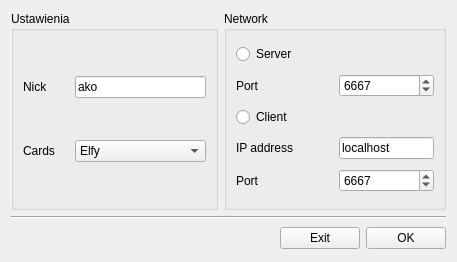
<?xml version="1.0" encoding="UTF-8"?>
<ui version="4.0">
 <class>Start</class>
 <widget class="QWidget" name="Start">
  <property name="geometry">
   <rect>
    <x>0</x>
    <y>0</y>
    <width>457</width>
    <height>262</height>
   </rect>
  </property>
  <property name="windowTitle">
   <string>Gwint - Ustawienia</string>
  </property>
  <property name="windowIcon">
   <iconset>
    <normaloff>:/icons/witcher.png</normaloff>:/icons/witcher.png</iconset>
  </property>
  <layout class="QGridLayout" name="gridLayout_3">
   <item row="0" column="0">
    <widget class="QGroupBox" name="groupBox">
     <property name="title">
      <string>Ustawienia</string>
     </property>
     <layout class="QGridLayout" name="gridLayout">
      <item row="0" column="3">
       <widget class="QLineEdit" name="lineEditNick">
        <property name="maximumSize">
         <size>
          <width>200</width>
          <height>16777215</height>
         </size>
        </property>
        <property name="text">
         <string>ako</string>
        </property>
       </widget>
      </item>
      <item row="1" column="0">
       <widget class="QLabel" name="label_3">
        <property name="text">
         <string>Cards</string>
        </property>
       </widget>
      </item>
      <item row="0" column="0">
       <widget class="QLabel" name="label">
        <property name="text">
         <string>Nick</string>
        </property>
       </widget>
      </item>
      <item row="1" column="3">
       <widget class="QComboBox" name="comboBoxKarty">
        <item>
         <property name="text">
          <string>Elfy</string>
         </property>
         <property name="icon">
          <iconset>
           <normaloff>:/ikony/ikona3.png</normaloff>:/ikony/ikona3.png</iconset>
         </property>
        </item>
        <item>
         <property name="text">
          <string>Krolestwo Polnocy</string>
         </property>
         <property name="icon">
          <iconset>
           <normaloff>:/ikony/ikona1.png</normaloff>:/ikony/ikona1.png</iconset>
         </property>
        </item>
        <item>
         <property name="text">
          <string>Nilfgaard</string>
         </property>
         <property name="icon">
          <iconset>
           <normaloff>:/ikony/ikona2.png</normaloff>:/ikony/ikona2.png</iconset>
         </property>
        </item>
        <item>
         <property name="text">
          <string>Potwory</string>
         </property>
         <property name="icon">
          <iconset>
           <normaloff>:/ikony/ikona4.png</normaloff>:/ikony/ikona4.png</iconset>
         </property>
        </item>
       </widget>
      </item>
      <item row="0" column="2">
       <spacer name="horizontalSpacer">
        <property name="orientation">
         <enum>Qt::Horizontal</enum>
        </property>
        <property name="sizeHint" stdset="0">
         <size>
          <width>40</width>
          <height>20</height>
         </size>
        </property>
       </spacer>
      </item>
      <item row="1" column="2">
       <spacer name="horizontalSpacer_4">
        <property name="orientation">
         <enum>Qt::Horizontal</enum>
        </property>
        <property name="sizeHint" stdset="0">
         <size>
          <width>40</width>
          <height>20</height>
         </size>
        </property>
       </spacer>
      </item>
     </layout>
    </widget>
   </item>
   <item row="0" column="1">
    <widget class="QGroupBox" name="groupBoxRete">
     <property name="enabled">
      <bool>true</bool>
     </property>
     <property name="title">
      <string>Network</string>
     </property>
     <layout class="QGridLayout" name="gridLayout_2">
      <item row="0" column="0" colspan="4">
       <widget class="QRadioButton" name="radioButtonServer">
        <property name="text">
         <string>Server</string>
        </property>
       </widget>
      </item>
      <item row="1" column="0">
       <widget class="QLabel" name="labelServerPort">
        <property name="text">
         <string>Port</string>
        </property>
       </widget>
      </item>
      <item row="1" column="1" colspan="2">
       <spacer name="horizontalSpacer_5">
        <property name="orientation">
         <enum>Qt::Horizontal</enum>
        </property>
        <property name="sizeHint" stdset="0">
         <size>
          <width>40</width>
          <height>20</height>
         </size>
        </property>
       </spacer>
      </item>
      <item row="1" column="3">
       <widget class="QSpinBox" name="spinBoxServerPort">
        <property name="minimumSize">
         <size>
          <width>75</width>
          <height>0</height>
         </size>
        </property>
        <property name="minimum">
         <number>1</number>
        </property>
        <property name="maximum">
         <number>65535</number>
        </property>
        <property name="value">
         <number>6667</number>
        </property>
       </widget>
      </item>
      <item row="2" column="0" colspan="4">
       <widget class="QRadioButton" name="radioButtonClient">
        <property name="text">
         <string>Client</string>
        </property>
       </widget>
      </item>
      <item row="3" column="0">
       <widget class="QLabel" name="labelClientIp">
        <property name="text">
         <string>IP address</string>
        </property>
       </widget>
      </item>
      <item row="3" column="1" colspan="2">
       <spacer name="horizontalSpacer_7">
        <property name="orientation">
         <enum>Qt::Horizontal</enum>
        </property>
        <property name="sizeHint" stdset="0">
         <size>
          <width>3</width>
          <height>13</height>
         </size>
        </property>
       </spacer>
      </item>
      <item row="3" column="3">
       <widget class="QLineEdit" name="lineEditClientIp">
        <property name="maximumSize">
         <size>
          <width>200</width>
          <height>16777215</height>
         </size>
        </property>
        <property name="text">
         <string>localhost</string>
        </property>
       </widget>
      </item>
      <item row="4" column="0">
       <widget class="QLabel" name="labelClientPort">
        <property name="text">
         <string>Port</string>
        </property>
       </widget>
      </item>
      <item row="4" column="1">
       <spacer name="horizontalSpacer_6">
        <property name="orientation">
         <enum>Qt::Horizontal</enum>
        </property>
        <property name="sizeHint" stdset="0">
         <size>
          <width>40</width>
          <height>20</height>
         </size>
        </property>
       </spacer>
      </item>
      <item row="4" column="3">
       <widget class="QSpinBox" name="spinBoxClientPort">
        <property name="minimumSize">
         <size>
          <width>75</width>
          <height>0</height>
         </size>
        </property>
        <property name="minimum">
         <number>1</number>
        </property>
        <property name="maximum">
         <number>65535</number>
        </property>
        <property name="value">
         <number>6667</number>
        </property>
       </widget>
      </item>
     </layout>
    </widget>
   </item>
   <item row="1" column="0" colspan="2">
    <widget class="Line" name="line">
     <property name="orientation">
      <enum>Qt::Horizontal</enum>
     </property>
    </widget>
   </item>
   <item row="2" column="0" colspan="2">
    <layout class="QHBoxLayout" name="horizontalLayout">
     <item>
      <spacer name="horizontalSpacer_3">
       <property name="orientation">
        <enum>Qt::Horizontal</enum>
       </property>
       <property name="sizeHint" stdset="0">
        <size>
         <width>248</width>
         <height>26</height>
        </size>
       </property>
      </spacer>
     </item>
     <item>
      <widget class="QPushButton" name="pushButtonEsci">
       <property name="enabled">
        <bool>true</bool>
       </property>
       <property name="text">
        <string>Exit</string>
       </property>
       <property name="icon">
        <iconset resource="../resources/cards.qrc">
         <normaloff>:/ikony/nie.png</normaloff>:/ikony/nie.png</iconset>
       </property>
      </widget>
     </item>
     <item>
      <widget class="QPushButton" name="pushButtonOk">
       <property name="text">
        <string>OK</string>
       </property>
       <property name="icon">
        <iconset resource="../resources/cards.qrc">
         <normaloff>:/ikony/tak.png</normaloff>:/ikony/tak.png</iconset>
       </property>
      </widget>
     </item>
    </layout>
   </item>
  </layout>
 </widget>
 <resources>
  <include location="../resources/cards.qrc"/>
 </resources>
 <connections>
  <connection>
   <sender>lineEditNick</sender>
   <signal>returnPressed()</signal>
   <receiver>pushButtonOk</receiver>
   <slot>click()</slot>
   <hints>
    <hint type="sourcelabel">
     <x>197</x>
     <y>79</y>
    </hint>
    <hint type="destinationlabel">
     <x>204</x>
     <y>125</y>
    </hint>
   </hints>
  </connection>
 </connections>
</ui>
